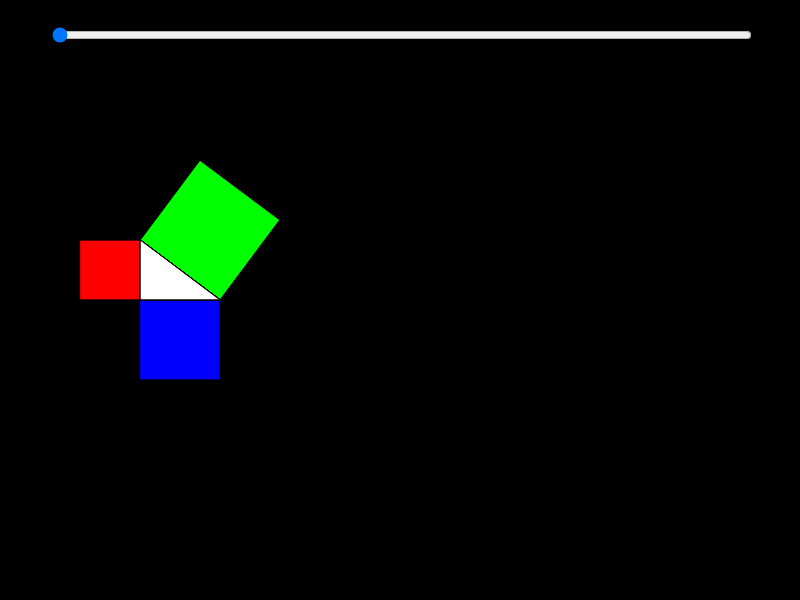
Frame 1 (no input)
Frame 60 (no input): identical to frame 1, image omitted
Frame 120 (the mouse pressed at the canvas centre since frame 60): identical to frame 1, image omitted

The p5.js sketch that drew this single still picture (run headless with seeded random() and noise() and a simulated clock; from frame 60 on, the mouse is pressed at the canvas centre):

// p5.js sketch
// ── sketch.js
let slider;
function setup() {
  createCanvas(800, 600);
  slider = createSlider(0, 100, 0);
  slider.position(50, 25);
  slider.style('width', '700px');
}

function draw() {
  let val = slider.value();
  background(0);
  rectMode(CENTER);

  // Ursprungsbild
  fill(255);
  triangle(140, 240, 140, 300, 220, 300);
  fill(255, 0, 0);
  rect(110, 270, 60, 60);
  fill(0, 0, 255);
  rect(180, 340, 80, 80);
  push();
    fill(0, 255, 0);
    translate(210, 230);
    rotate(PI / 4.9);
    rect(0, 0, 100, 100);
  pop();

  // Puzzle kleine Quadrate
  push();
    translate(map(val, 0, 100, 0, 420), map(val, 0, 100, 0, 120));
    fill(255, 0, 0, 100);
    rect(110, 270, 60, 60);
    fill(0, 0, 255, 100);
    rect(180, 340, 80, 80);
    push();
      fill(255, 100);
      translate(180, 210);
      rotate(map(val, 0, 100, 0, TWO_PI));
      triangle(-40, 30, -40, 90, 40, 90);
    pop();
  pop();
  push();
    fill(255, 100);
    translate(map(val, 0, 100, 0, 420), map(val, 0, 100, 0, 240));
    translate(180, 210);
    rotate(map(val, 0, 100, 0, PI));
    triangle(-40, 30, -40, 90, 40, 90);
  pop();
  push();
    fill(255, 100);
    translate(map(val, 0, 100, 0, 410), map(val, 0, 100, 0, 250));
    translate(180, 210);
    rotate(map(val, 0, 100, 0, HALF_PI));
    triangle(-40, 30, -40, 90, 40, 90);
  pop();
  push();
    fill(255, 100);
    translate(map(val, 0, 100, 0, 290), map(val, 0, 100, 0, 250));
    translate(180, 210);
    rotate(map(val, 0, 100, 0, -HALF_PI));
    triangle(-40, 30, -40, 90, 40, 90);
  pop();

  // Puzzle großes Quadrat
  push();
    translate(map(val, 0, 100, 0, 360), map(val, 0, 100, 0, -80));
    fill(0, 255, 0, 100);
    translate(210, 230);
    rotate(PI / 4.9);
    rect(0, 0, 100, 100);
  pop();

  push();
    fill(255, 100);
    translate(180, 210);
    translate(map(val, 0, 100, 0, 360), map(val, 0, 100, 0, -80));
    rotate(map(val, 0, 100, 0, -TWO_PI));
    triangle(-40, 30, -40, 90, 40, 90);
  pop();
  push();
    fill(255, 100);
    translate(180, 210);
    translate(map(val, 0, 100, 0, 410), map(val, 0, 100, 0, -90));
    rotate(map(val, 0, 100, 0, HALF_PI));
    triangle(-40, 30, -40, 90, 40, 90);
  pop();
  push();
    fill(255, 100);
    translate(180, 210);
    translate(map(val, 0, 100, 0, 370), map(val, 0, 100, 0, -30));
    rotate(map(val, 0, 100, 0, -HALF_PI));
    triangle(-40, 30, -40, 90, 40, 90);
  pop();
  push();
    fill(255, 100);
    translate(180, 210);
    translate(map(val, 0, 100, 0, 420), map(val, 0, 100, 0, -40));
    rotate(map(val, 0, 100, 0, -PI));
    triangle(-40, 30, -40, 90, 40, 90);
  pop();

if (val == 100) {
    // Ergebnis großes Quadrat
    translate(360, -80);
    rectMode(CENTER);
    fill(255);
    triangle(140, 240, 140, 300, 220, 300);
    triangle(140, 240, 140, 160, 200, 160);
    triangle(200, 160, 280, 160, 280, 220);
    triangle(280, 220, 280, 300, 220, 300);
    push();
      fill(0, 255, 0);
      translate(210, 230);
      rotate(PI / 4.9);
      rect(0, 0, 100, 100);
    pop();

    // Ergebnis kleine Quadrate
    translate(60, 200);
    rectMode(CENTER);
    fill(255, 0, 0);
    rect(110, 270, 60, 60);
    fill(0, 0, 255);
    rect(180, 340, 80, 80);
    fill(255);
    triangle(140, 240, 140, 300, 220, 300);
    triangle(140, 240, 220, 240, 220, 300);
    triangle(140, 300, 140, 380, 80, 380);
    triangle(140, 300, 80, 300, 80, 380);
  }
}
